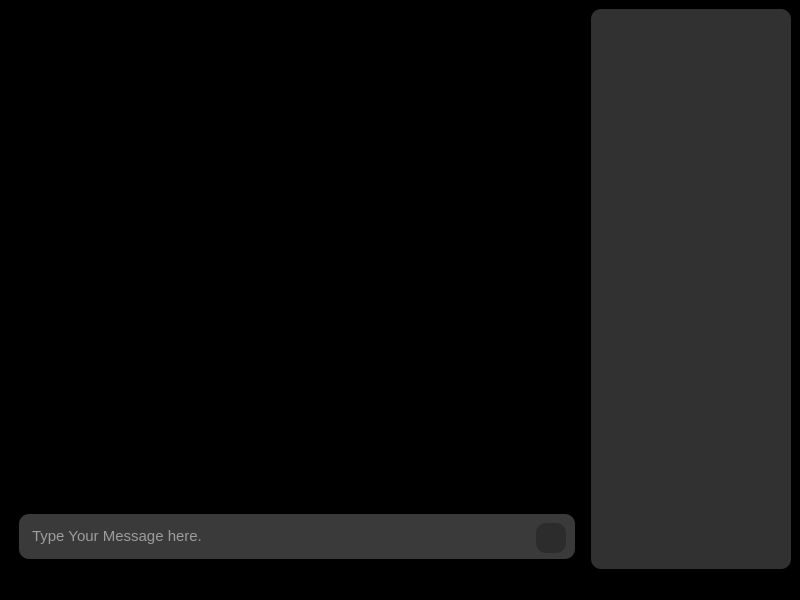
<?xml version="1.0" encoding="UTF-8"?>
<ui version="4.0">
 <class>Tchat</class>
 <widget class="QMainWindow" name="Tchat">
  <property name="geometry">
   <rect>
    <x>0</x>
    <y>0</y>
    <width>800</width>
    <height>600</height>
   </rect>
  </property>
  <property name="windowTitle">
   <string>Tchat</string>
  </property>
  <property name="styleSheet">
   <string notr="true">background-color:rgb(0, 0, 0);</string>
  </property>
  <widget class="QWidget" name="centralwidget">
   <layout class="QHBoxLayout" name="horizontalLayout">
    <item>
     <widget class="QFrame" name="Chat">
      <property name="sizePolicy">
       <sizepolicy hsizetype="Expanding" vsizetype="Expanding">
        <horstretch>0</horstretch>
        <verstretch>0</verstretch>
       </sizepolicy>
      </property>
      <property name="frameShape">
       <enum>QFrame::StyledPanel</enum>
      </property>
      <property name="frameShadow">
       <enum>QFrame::Raised</enum>
      </property>
      <layout class="QVBoxLayout" name="verticalLayout_4">
       <item>
        <widget class="QFrame" name="frame">
         <property name="sizePolicy">
          <sizepolicy hsizetype="Expanding" vsizetype="Expanding">
           <horstretch>0</horstretch>
           <verstretch>0</verstretch>
          </sizepolicy>
         </property>
         <property name="frameShape">
          <enum>QFrame::StyledPanel</enum>
         </property>
         <property name="frameShadow">
          <enum>QFrame::Raised</enum>
         </property>
        </widget>
       </item>
       <item>
        <widget class="QFrame" name="frame_2">
         <property name="minimumSize">
          <size>
           <width>0</width>
           <height>45</height>
          </size>
         </property>
         <property name="maximumSize">
          <size>
           <width>16777215</width>
           <height>45</height>
          </size>
         </property>
         <property name="styleSheet">
          <string notr="true">background-color:rgb(58, 58, 58);
border-radius:10px;
padding:-2px;</string>
         </property>
         <property name="frameShape">
          <enum>QFrame::StyledPanel</enum>
         </property>
         <property name="frameShadow">
          <enum>QFrame::Raised</enum>
         </property>
         <layout class="QHBoxLayout" name="horizontalLayout_2">
          <item>
           <widget class="QPlainTextEdit" name="plainTextEdit">
            <property name="font">
             <font>
              <pointsize>11</pointsize>
             </font>
            </property>
            <property name="styleSheet">
             <string notr="true">color:rgb(255, 255, 255)</string>
            </property>
            <property name="placeholderText">
             <string>Type Your Message here. </string>
            </property>
           </widget>
          </item>
          <item>
           <widget class="QPushButton" name="pushButton">
            <property name="minimumSize">
             <size>
              <width>30</width>
              <height>30</height>
             </size>
            </property>
            <property name="maximumSize">
             <size>
              <width>30</width>
              <height>30</height>
             </size>
            </property>
            <property name="font">
             <font>
              <pointsize>11</pointsize>
             </font>
            </property>
            <property name="styleSheet">
             <string notr="true">background-color:rgb(44, 44, 44);</string>
            </property>
            <property name="text">
             <string/>
            </property>
            <property name="icon">
             <iconset>
              <normaloff>../../Downloads/send.png</normaloff>../../Downloads/send.png</iconset>
            </property>
           </widget>
          </item>
         </layout>
        </widget>
       </item>
      </layout>
     </widget>
    </item>
    <item>
     <widget class="QFrame" name="Sidebar">
      <property name="enabled">
       <bool>true</bool>
      </property>
      <property name="minimumSize">
       <size>
        <width>200</width>
        <height>500</height>
       </size>
      </property>
      <property name="maximumSize">
       <size>
        <width>400</width>
        <height>16777215</height>
       </size>
      </property>
      <property name="styleSheet">
       <string notr="true">background-color:rgb(49, 49, 49);
border-radius:10px;</string>
      </property>
      <property name="frameShape">
       <enum>QFrame::StyledPanel</enum>
      </property>
      <property name="frameShadow">
       <enum>QFrame::Raised</enum>
      </property>
     </widget>
    </item>
   </layout>
  </widget>
  <widget class="QStatusBar" name="statusbar"/>
 </widget>
 <resources/>
 <connections/>
</ui>
